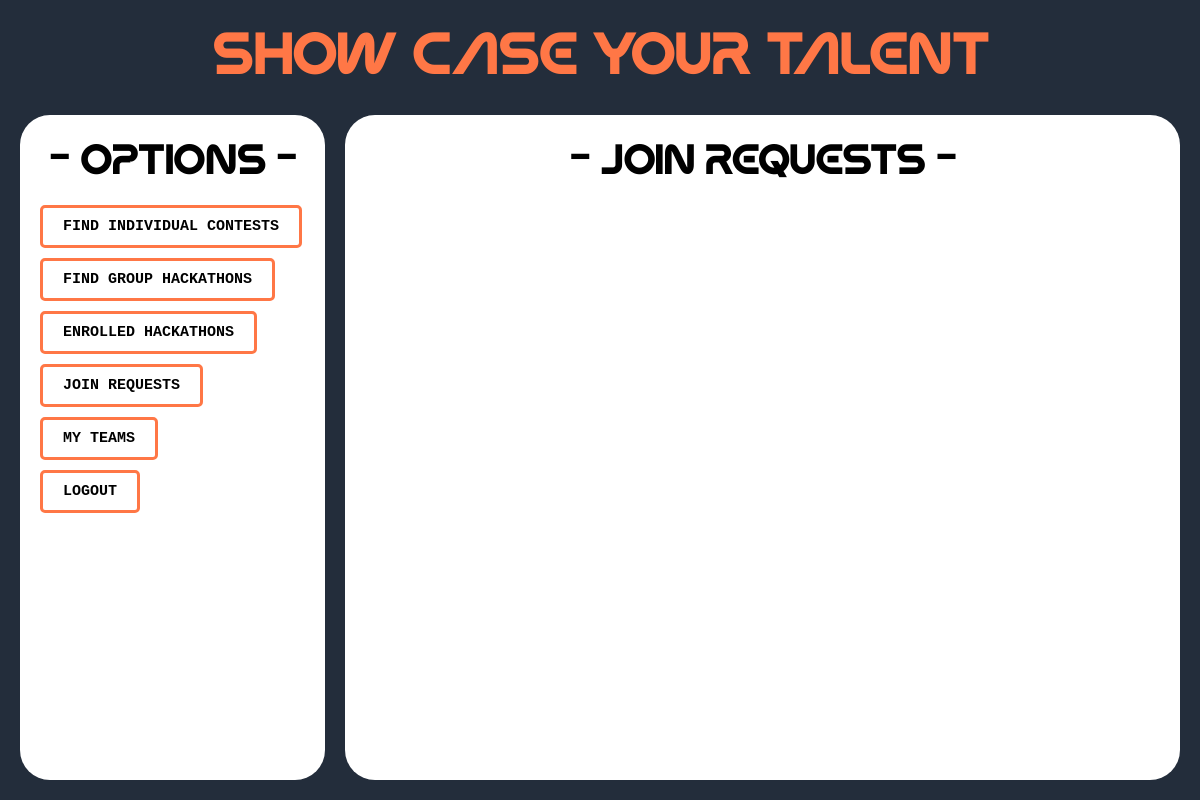
The app's page /competitor/join-requests/ (signed in), older data.
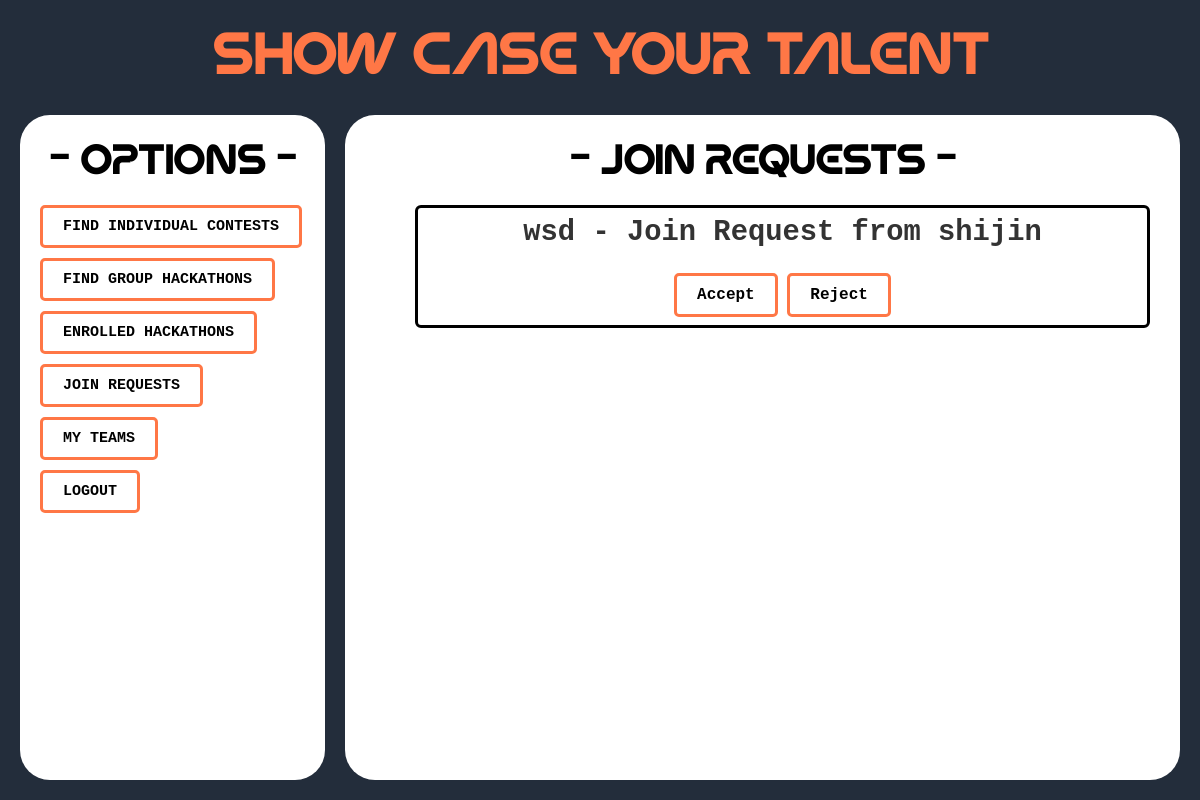
The same page, newer data.
### competitor/models.py (models this page shows, shortened)
class JoinRequest(models.Model):
    PENDING = 'pending'
    ACCEPTED = 'accepted'
    DECLINED = 'declined'
    STATUS_CHOICES = [
        (PENDING, 'Pending'),
        (ACCEPTED, 'Accepted'),
        (DECLINED, 'Declined'),
    ]
    team = models.ForeignKey(Team, on_delete=models.CASCADE, related_name='join_requests')
    user = models.ForeignKey(User, on_delete=models.CASCADE, related_name='join_requests')
    status = models.CharField(max_length=10, choices=STATUS_CHOICES, default=PENDING)
    created_at = models.DateTimeField(auto_now_add=True)

class Team(models.Model):
    name = models.CharField(max_length=255, unique=True)
    team_admin = models.ForeignKey(
        User,
        on_delete=models.CASCADE,
        related_name='admin_teams'
    )  # The user who created the team (must be a competitor)
    members = models.ManyToManyField(
        User,
        related_name='team_members',
        blank=True
    )
    created_at = models.DateTimeField(auto_now_add=True)  # Timestamp of creation

### accounts/models.py (models this page shows)
class CustomUser(AbstractUser):
    USER_TYPES = [
        ('host', 'Hackathon Host'),
        ('competitor', 'Competitor'),
    ]
    user_type = models.CharField(max_length=10, choices=USER_TYPES, default='competitor')

### competitor/views.py (the view)
# urls.py: path('join-requests/', views.view_join_requests, name='view_join_requests'),
@login_required
def view_join_requests(request):
    pending_requests = JoinRequest.objects.filter(user=request.user, status='pending')
    return render(request, 'competitor/view_join_requests.html', {'pending_requests': pending_requests})

### templates/competitor/view_join_requests.html
{% extends "competitor/competitor_dashboard.html" %}
{% block right_div %}
    <h1 style="color:black;text-align: center;">- Join Requests -</h1>
    <div style="text-align: center; margin-top: 16px;width:100%;">
        {% if pending_requests %}
            <ul style="list-style-type: none;">
                {% for request in pending_requests %}
                    <li style="border:solid;border-radius:6px;margin:10px;padding:8px;background-color:white;">
                        <h2><strong>{{ request.team.name }}</strong> - Join Request from {{ request.user.username }}</h2>
                        <a href="{% url 'competitor:accept_join_request' request.id %}" class="btn-link">Accept</a>
                        <a href="{% url 'competitor:reject_join_request' request.id %}" class="btn-link">Reject</a>
                    </li>
                {% endfor %}
            </ul>
        {% else %}
            <p>No pending join requests.</p>
        {% endif %}
    </div>
{% endblock %}

Row changes from the older to the newer data that the page shows:
added JoinRequest: team.name "wsd", user.username "shijin"
